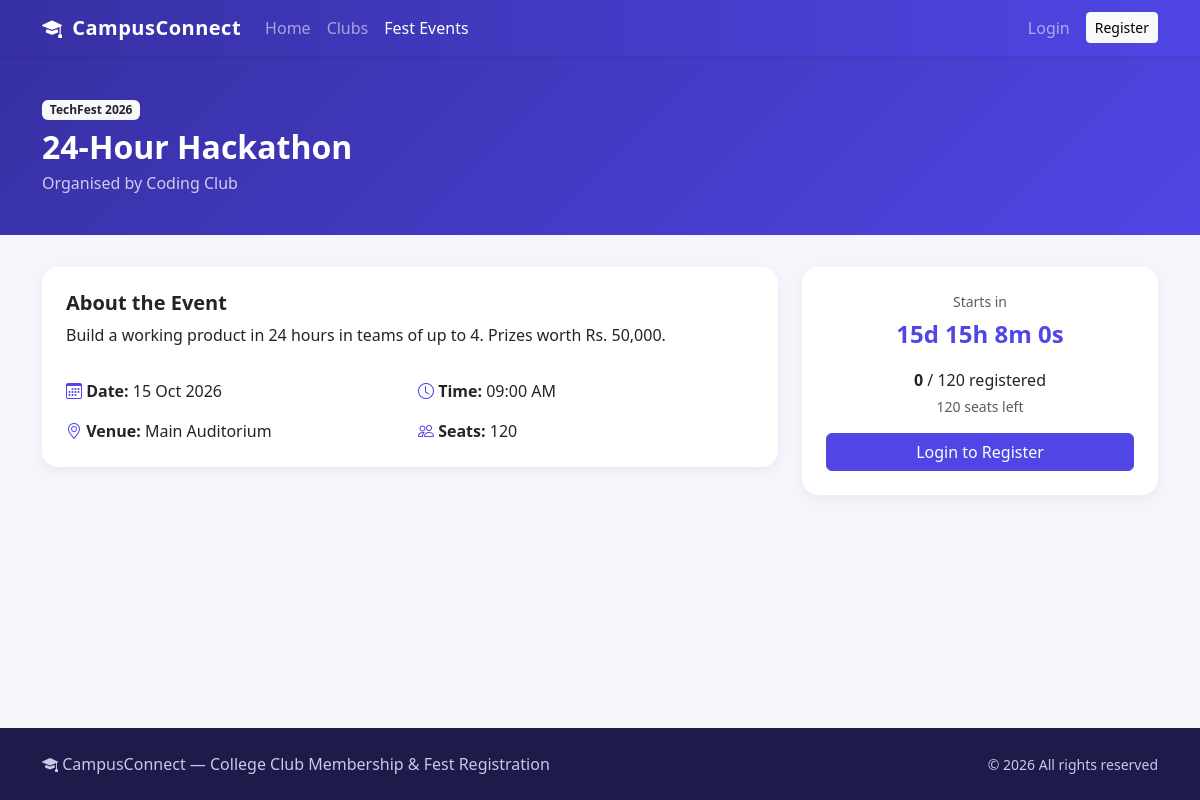
The page /events/1 on the database its author committed.
### tables this page shows
CREATE TABLE events (
    id               INTEGER PRIMARY KEY AUTOINCREMENT,
    title            TEXT    NOT NULL,
    fest_name        TEXT    NOT NULL,
    club_id          INTEGER REFERENCES clubs(id) ON DELETE SET NULL,
    description      TEXT    NOT NULL,
    venue            TEXT    NOT NULL,
    event_date       TEXT    NOT NULL,
    event_time       TEXT    NOT NULL,
    max_participants INTEGER NOT NULL DEFAULT 100,
    created_at       TEXT    NOT NULL DEFAULT CURRENT_TIMESTAMP
);

CREATE TABLE clubs (
    id            INTEGER PRIMARY KEY AUTOINCREMENT,
    name          TEXT    NOT NULL UNIQUE,
    category      TEXT    NOT NULL,
    description   TEXT    NOT NULL,
    coordinator   TEXT,
    contact_email TEXT,
    created_at    TEXT    NOT NULL DEFAULT CURRENT_TIMESTAMP
);

### app.py (the view)
@app.route("/events/<int:event_id>")
def event_detail(event_id):
    event = get_event_or_404(event_id)
    is_registered = False
    if g.user:
        is_registered = get_db().execute(
            "SELECT 1 FROM registrations WHERE event_id = ? AND user_id = ?", (event_id, g.user["id"])
        ).fetchone() is not None
    return render_template("event_detail.html", event=event, is_registered=is_registered)

### app.py (called while the page is built)
def get_db():
    if "db" not in g:
        g.db = sqlite3.connect(DATABASE)
        g.db.row_factory = sqlite3.Row
        g.db.execute("PRAGMA foreign_keys = ON")
    return g.db

@app.before_request
def load_user():
    user_id = session.get("user_id")
    g.user = None
    g.club = None
    if user_id is not None:
        db = get_db()
        g.user = db.execute("SELECT * FROM users WHERE id = ?", (user_id,)).fetchone()
        if g.user is not None and g.user["role"] == "club_admin":
            g.club = db.execute("SELECT * FROM clubs WHERE id = ?", (g.user["club_id"],)).fetchone()

def current_portal():
    user = g.get("user")
    return "club_admin" if user is not None and user["role"] == "club_admin" else "admin"

@app.context_processor
def inject_globals():
    return {
        "user": g.get("user"),
        "my_club": g.get("club"),
        "portal": current_portal(),
        "category_icons": CATEGORY_ICONS,
        "today": date.today().isoformat(),
    }

@app.template_filter("fmt_date")
def fmt_date(value):
    try:
        return datetime.strptime(value, "%Y-%m-%d").strftime("%d %b %Y")
    except (TypeError, ValueError):
        return value

@app.template_filter("fmt_time")
def fmt_time(value):
    try:
        return datetime.strptime(value, "%H:%M").strftime("%I:%M %p")
    except (TypeError, ValueError):
        return value

def get_event_or_404(event_id):
    event = get_db().execute(
        """SELECT e.*, c.name AS club_name,
                  (SELECT COUNT(*) FROM registrations r WHERE r.event_id = e.id) AS reg_count
           FROM events e LEFT JOIN clubs c ON c.id = e.club_id
           WHERE e.id = ?""",
        (event_id,),
    ).fetchone()
    if event is None:
        abort(404)
    return event

### templates/event_detail.html (shortened to what this page needs)
{% extends "base.html" %}
{% block content %}
{% set seats_left = event.max_participants - event.reg_count %}
{% set closed = event.event_date < today %}
<div class="page-header">
    <div class="container">
        <span class="badge bg-light text-dark mb-2">{{ event.fest_name }}</span>
        <h1 class="h2 fw-bold mb-1">{{ event.title }}</h1>
        {% if event.club_name %}<p class="mb-0 opacity-75">Organised by {{ event.club_name }}</p>{% endif %}
    </div>
</div>
<div class="container">
    <div class="row g-4">
        <div class="col-lg-8">
            <div class="card hover-card">
                <div class="card-body p-4">
                    <h5 class="fw-bold">About the Event</h5>
                    <p>{{ event.description }}</p>
                    <div class="row g-3 mt-2">
                        <div class="col-sm-6"><i class="bi bi-calendar3 text-brand"></i> <strong>Date:</strong> {{ event.event_date|fmt_date }}</div>
                        <div class="col-sm-6"><i class="bi bi-clock text-brand"></i> <strong>Time:</strong> {{ event.event_time|fmt_time }}</div>
                        <div class="col-sm-6"><i class="bi bi-geo-alt text-brand"></i> <strong>Venue:</strong> {{ event.venue }}</div>
                        <div class="col-sm-6"><i class="bi bi-people text-brand"></i> <strong>Seats:</strong> {{ event.max_participants }}</div>
                    </div>
                </div>
            </div>
        </div>
        <div class="col-lg-4">
            <div class="card hover-card">
                <div class="card-body p-4 text-center">
                    {% if not closed %}
                        <p class="text-muted small mb-1">Starts in</p>
                        <p id="countdown" class="fs-4 fw-bold text-brand" data-target="{{ event.event_date }}T{{ event.event_time }}:00"></p>
                    {% endif %}
                    <p class="mb-1"><strong>{{ event.reg_count }}</strong> / {{ event.max_participants }} registered</p>
                    <p class="small text-muted">{{ seats_left if seats_left > 0 else 0 }} seats left</p>
                    {% if is_registered %}
                        <div class="alert alert-success py-2"><i class="bi bi-check-circle"></i> You are registered</div>
                        {% if not closed %}
                        <form method="post" action="{{ url_for('cancel_registration', event_id=event.id) }}" data-confirm="Cancel your registration for this event?">
                            <button class="btn btn-outline-danger w-100">Cancel Registration</button>
                        </form>
                        {% endif %}
                    {% elif closed %}
                        <button class="btn btn-secondary w-100" disabled>Registration Closed</button>
                    {% elif seats_left <= 0 %}
                        <button class="btn btn-danger w-100" disabled>Event Full</button>
                    {% elif not user %}
                        <a href="{{ url_for('login', next=request.path) }}" class="btn btn-brand w-100">Login to Register</a>
                    {% elif user.role == 'student' %}
                        <form method="post" action="{{ url_for('register_event', event_id=event.id) }}">
                            <button class="btn btn-brand w-100 py-2"><i class="bi bi-ticket-perforated"></i> Register Now</button>
                        </form>
                    {% elif user.role == 'admin' %}
                        <a href="{{ url_for('admin_participants', event_id=event.id) }}" class="btn btn-outline-secondary w-100">View Participants</a>
                    {% elif user.club_id == event.club_id %}
                        <a href="{{ url_for('club_admin_participants', event_id=event.id) }}" class="btn btn-outline-secondary w-100">View Participants</a>
                    {% endif %}
                </div>
            </div>
        </div>
    </div>
</div>
{% endblock %}

### static/css/style.css (style rules this page uses)
:root { --brand: #4f46e5; --brand-dark: #3730a3; --accent: #ec4899; }
body { background: #f5f6fb; font-family: "Segoe UI", system-ui, -apple-system, sans-serif; }
.btn-brand { background: var(--brand); border-color: var(--brand); color: #fff; }
.text-brand { color: var(--brand) !important; }
.page-header { background: linear-gradient(135deg, var(--brand-dark), var(--brand)); color: #fff; padding: 2.5rem 0; margin-bottom: 2rem; }
.hover-card { border: 0; border-radius: 1rem; transition: transform .2s ease, box-shadow .2s ease; box-shadow: 0 4px 12px rgba(0, 0, 0, .05); }

### rows shown on the page
events: fest_name "TechFest 2026", title "24-Hour Hackathon", description "Build a working product in 24 hours in teams of up to 4. Prizes worth Rs. 50,000.", event_date|fmt_date "15 Oct 2026", event_time|fmt_time "09:00 AM", venue "Main Auditorium", max_participants "120"
clubs: club_name "Coding Club"

### other values the page prints
{{ event.reg_count }} "0"
{{ seats_left if seats_left > 0 else 0 }} "120"
